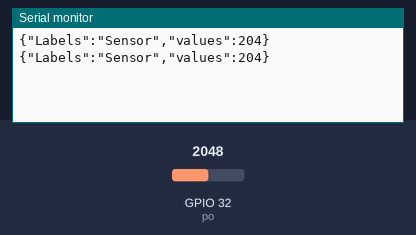
The sketch below on a simulated ESP32. Shown: the last lines printed to the serial monitor. Inputs (shaded band) come from the test bench; at power-on: GPIO 32 (po) = 2048.

Above: at 1.8 s.
1.9 s: GPIO 32 (po) set to 2866
At 2.8 s:
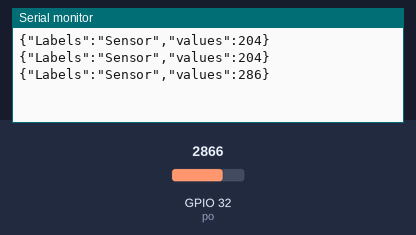
3.4 s: GPIO 32 (po) set to 3603
At 4.7 s:
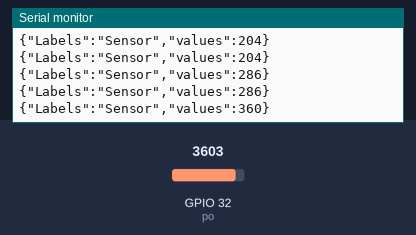
Timing chart, 0 to 6.4 s (numbered marks = the images above; inputs shaded):
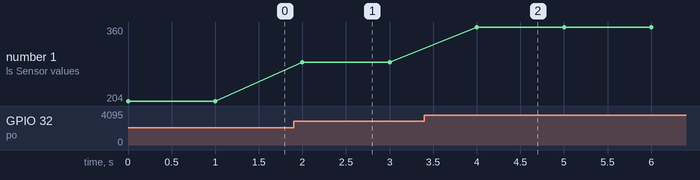

The sketch:

09_10_11.ino
```cpp
#include<ArduinoJson.h>
#define po 32
// Variable para guardar la distancia calculada
//float dist;
void setup() {
  Serial.begin(115200);


}
void loop() {
  StaticJsonDocument<100> doc;


  int valor = map(analogRead(po),100,1000,10,100);

  doc["Labels"] = "Sensor";
  doc["values"] = valor;

  serializeJson(doc,Serial);
  Serial.println();
  delay(1000);
}
```

Measured:
- after the input at 1.9 s, the serial monitor: prints a new line after 0.10 s (image 1)
- after the input at 3.4 s, the serial monitor: prints a new line after 0.60 s (image 2)
- plotted number 1: 204 → 286 after the input at 1.9 s, 286 → 360 after the input at 3.4 s
